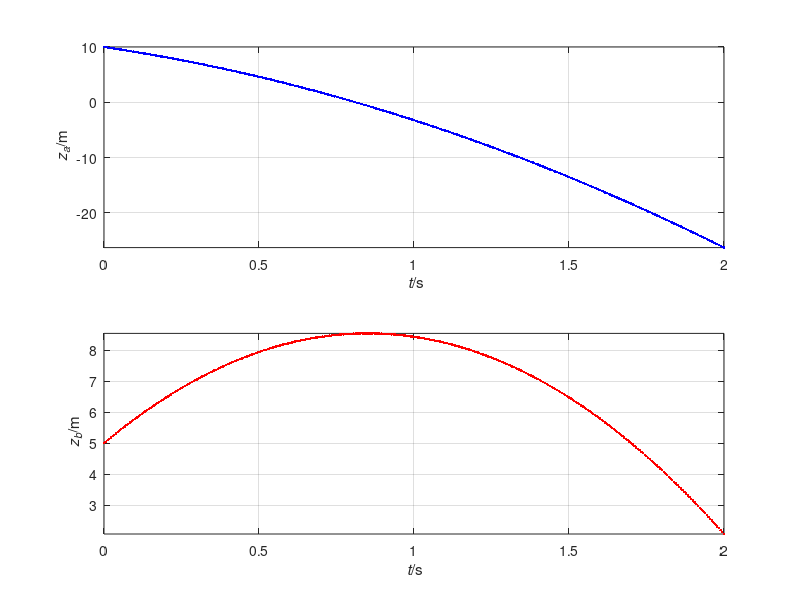

The MATLAB source for this figure:
%%% Numerical simulation of object motion with gravity
%% Coordinates (t, x, y, z)

%% Constants
ma = 0.06; % kg: mass-energy object a
mb = 0.06; % kg: mass-energy object b
g = 9.8; % N/kg: gravitational acceleration

%% Initial conditions
t = 0; % s: initial time
ra = [0, 0, 10]; % m: initial position vector a
rb = [0, 0, 5]; % m: initial position vector b
Pa = [0, 0, -0.5]; % N s: initial momentum vector a
Pb = [0, 0, 0.5]; % N s: initial momentum vector b

%% Boundary conditions
Fa = [0, 0, 0]; % N: momentum influx object a
Fb = [0, 0, 0]; % N: momentum influx object b
Ga = -ma * g * [0, 0, 1]; % N: momentum supply object a
Gb = -mb * g * [0, 0, 1]; % N: momentum supply object b

%% Time-iteration parameters
t1 = 2; % s: final time
dt = 0.00001; % s: time step %@

%% Plotting
dtplot = t1/360; % time interval between plots
tplot = dtplot; % time for next plot
figure
subplot(2, 1, 1); plot(t, ra(3), '.b')
xlim([0, t1])
xlabel('{\it t}/s'); ylabel('{\it z_a}/m')
axis('tight'); grid on; hold on
subplot(2, 1, 2); plot(t, rb(3), '.r')
xlim([0, t1])
xlabel('{\it t}/s'); ylabel('{\it z_b}/m')
axis('tight'); grid on; hold on %@

%% Numerical time integration
while t < t1
  %% constitutive relations
  va = Pa / ma;
  vb = Pb / mb;

  %% step forward in time with balance laws
  t = t + dt;
  Pa = Pa + (Fa + Ga) * dt;
  ra = ra + va * dt;
  Pb = Pb + (Fb + Gb) * dt;
  rb = rb + vb * dt; %@

  %% plot
  if t > tplot
    subplot(2, 1, 1); plot(t, ra(3), '.b')
    subplot(2, 1, 2); plot(t, rb(3), '.r')
    pause(0)
    tplot = tplot + dtplot;
  end %@
end
